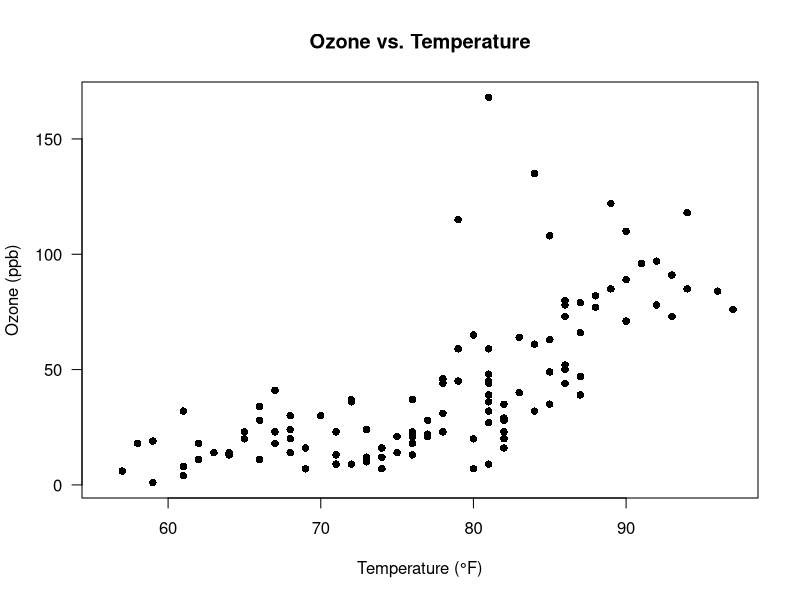
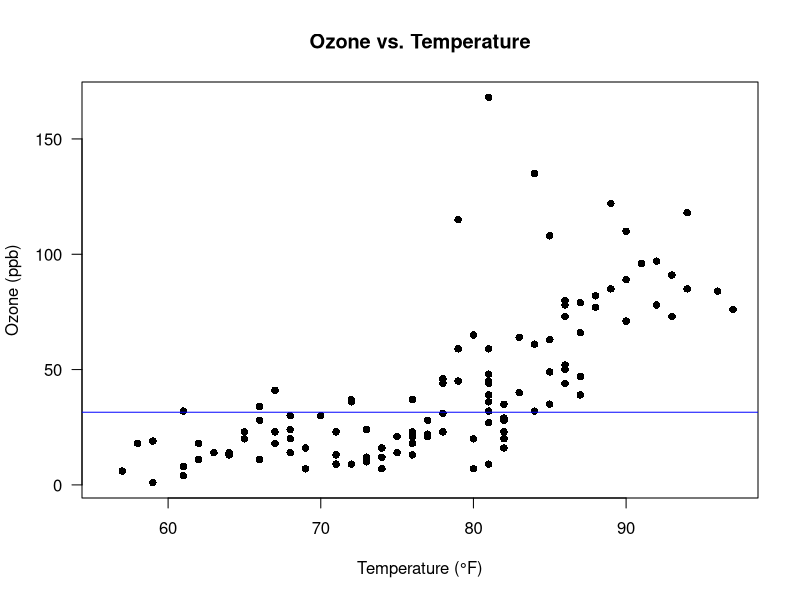

Write R code to recreate these figures, in order. (Note: this script raises an error after producing the figures.)
## ---- chunk 1
knitr::opts_chunk$set(echo = TRUE)
## ---- chunk 2
data("airquality")

plot(data = airquality, Ozone ~ Temp, las = 1,
     pch = 16, xlab = "Temperature (°F)", ylab = "Ozone (ppb)",
     main = "Ozone vs. Temperature")
## ---- chunk 3
plot(data = airquality, Ozone ~ Temp, las = 1,
     pch = 16, xlab = "Temperature (°F)", ylab = "Ozone (ppb)",
     main = "Ozone vs. Temperature")

# calculate median ozone level
ozone_med <- median(airquality$Ozone, na.rm = TRUE)
abline(h = ozone_med, col = "blue")
## ---- chunk 4
if ("pdf_document" %in% rmarkdown::all_output_formats(knitr::current_input())) {
  cat("\\pagebreak")
}
## ---- chunk 5
par(mfrow = c(1, 2))

plot(data = airquality, Ozone ~ Temp, las = 1,
     pch = 16, xlab = "Temperature (°F)", ylab = "Ozone (ppb)",
     main = "Ozone vs. Temperature")

plot(data = airquality, Wind ~ Temp, las = 1,
     pch = 16, xlab = "Temperature (°F)", ylab = "Wind (mph)",
     main = "Wind vs. Temperature")
## ---- chunk 6
if ("pdf_document" %in% rmarkdown::all_output_formats(knitr::current_input())) {
  cat("\\pagebreak")
}
